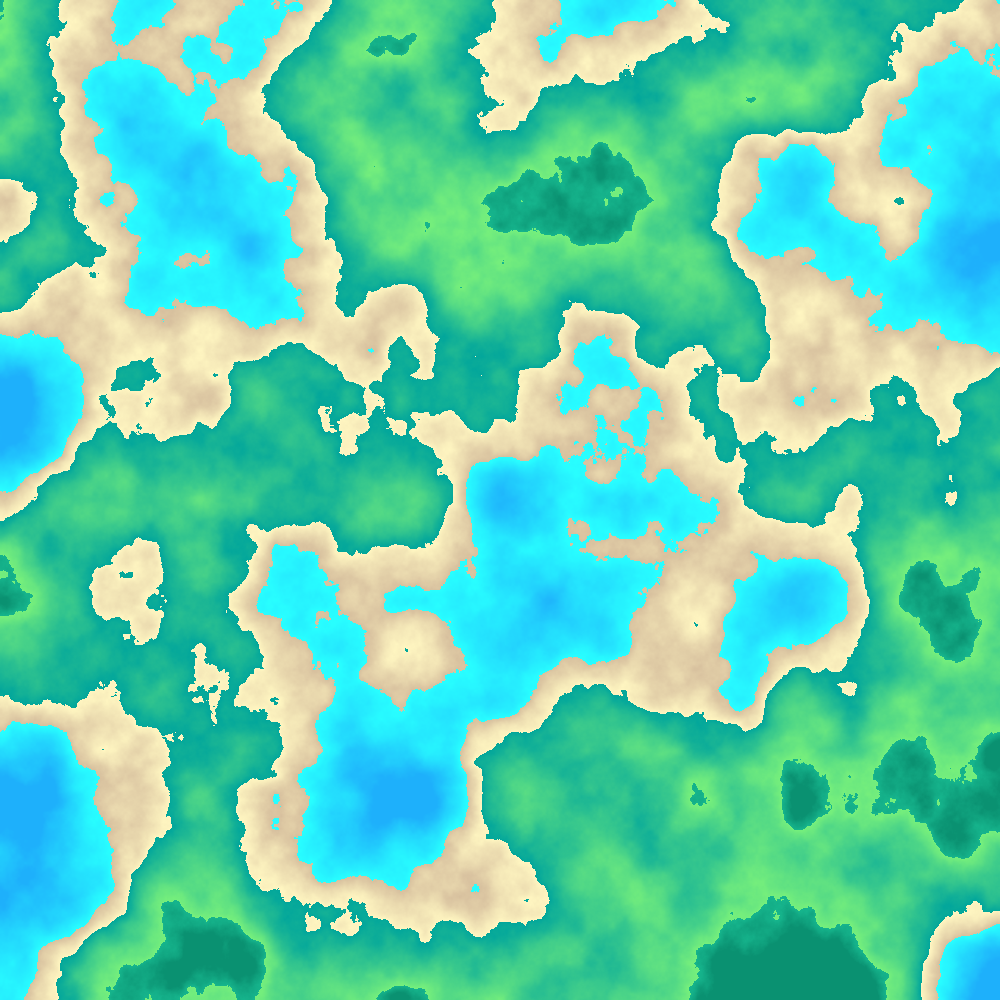
Frame 1 (no input)
Frame 2 (the mouse pressed at the canvas centre, redrawn once): identical to frame 1, image omitted

The p5.js sketch that drew this single still picture (run headless with seeded random() and noise() and a simulated clock; the mouse was pressed at the canvas centre and the sketch redrawn once):

// p5.js sketch
// ── sketch.js
class TerrainType {
  constructor(minHeight, maxHeight, minColor, maxColor, lerpAdjustment = 0) {
    this.minHeight = minHeight;
    this.maxHeight = maxHeight;
    this.minColor = minColor;
    this.maxColor = maxColor;
    this.lerpAdjustment = lerpAdjustment;
  }
}

let waterMap;
let sandMap;
let grassMap;
let treeMap;

let zoomFactor = 200;

function setup() {
  createCanvas(1000, 1000);
  noiseDetail(9, 0.5)
  waterMap = new TerrainType(
    0.2,
    0.4,
    color(30, 176, 251),
    color(40, 255, 255)
  );
  sandMap = new TerrainType(
    0.4,
    0.5,
    color(215, 192, 158),
    color(255, 246, 193)
  );
  grassMap = new TerrainType(
    0.5,
    0.7,
    color(2, 166, 155),
    color(118, 239, 124)
  );
  treeMap = new TerrainType(
    0.7,
    0.75,
    color(22, 181, 141),
    color(10, 145, 113)
  );
  noLoop();
}

function draw() {
  for (x = 0; x < width; x++) {
    for (y = 0; y < height; y++) {
      const noiseValue = noise(x / zoomFactor, y / zoomFactor);
      let terrainColor;
      if(noiseValue < waterMap.maxHeight) terrainColor = getTerrainColor(noiseValue, waterMap)
      else if(noiseValue < sandMap.maxHeight) terrainColor = getTerrainColor(noiseValue, sandMap)
      else if(noiseValue < grassMap.maxHeight) terrainColor = getTerrainColor(noiseValue, grassMap)
      else terrainColor = getTerrainColor(noiseValue, treeMap)
      set(x, y, terrainColor);
    }
  }
  updatePixels();
}

function getTerrainColor(noiseValue, terrainMap) {
  const normalized_value = normalize(
    noiseValue,
    terrainMap.minHeight,
    terrainMap.maxHeight
  );

  return lerpColor(
    terrainMap.minColor,
    terrainMap.maxColor,
    normalized_value + terrainMap.lerpAdjustment
  );
}

function normalize(value, minHeight, maxHeight) {
  if (value < minHeight) return 0;
  if (value > maxHeight) return 1;
  return (value - minHeight) / (maxHeight - minHeight);
}
